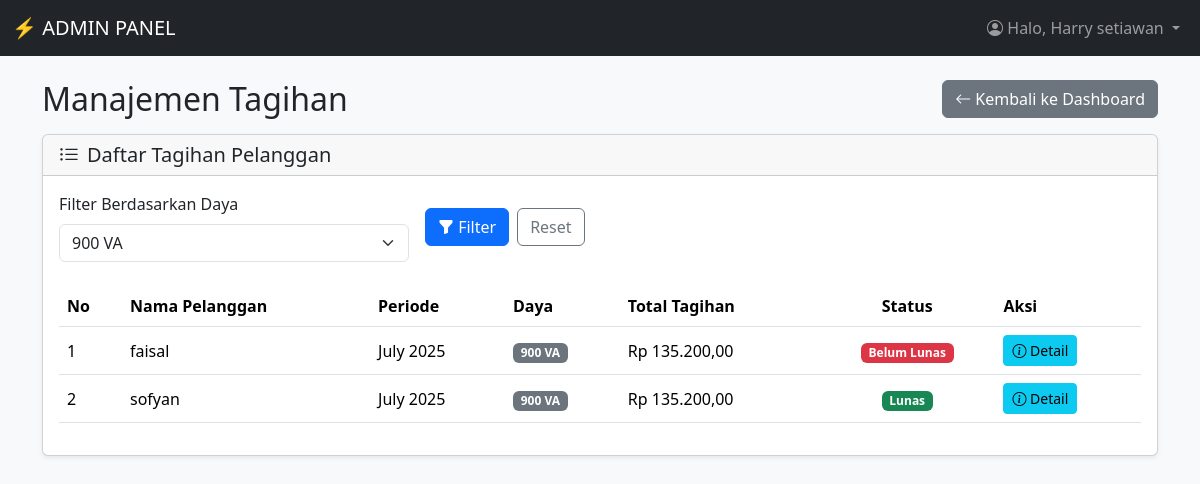
Page /admin/tagihan.php?daya=900 (signed in) on the committed database.
### tables this page shows
CREATE TABLE `tagihan` (
  `id_tagihan` int(11) NOT NULL,
  `id_penggunaan` int(11) NOT NULL,
  `jumlah_meter` float NOT NULL,
  `total_bayar` decimal(12,2) NOT NULL,
  `status` enum('belum_lunas','diproses','lunas') NOT NULL DEFAULT 'belum_lunas'
);

CREATE TABLE `users` (
  `id_user` int(11) NOT NULL,
  `username` varchar(50) NOT NULL,
  `password` varchar(255) NOT NULL,
  `nama_lengkap` varchar(100) NOT NULL,
  `role` enum('admin','pelanggan') NOT NULL,
  `reset_token` varchar(255) DEFAULT NULL,
  `token_expiry` datetime DEFAULT NULL
);

CREATE TABLE `penggunaan` (
  `id_penggunaan` int(11) NOT NULL,
  `id_pelanggan` int(11) NOT NULL,
  `bulan` int(2) NOT NULL,
  `tahun` year(4) NOT NULL,
  `meter_awal` float NOT NULL,
  `meter_akhir` float NOT NULL
);

CREATE TABLE `tarif` (
  `id_tarif` int(11) NOT NULL,
  `golongan_tarif` varchar(10) NOT NULL,
  `daya` int(11) NOT NULL,
  `tarif_per_kwh` decimal(10,2) NOT NULL
);

### admin/tagihan.php (the view, shortened to what this page needs)
<?php
require '../config/database.php';
$filter_daya = isset($_GET['daya']) ? $_GET['daya'] : '';
$where_clause = "";
if (!empty($filter_daya)) {
    if (is_numeric($filter_daya)) {
        $where_clause = "WHERE tarif.daya = " . intval($filter_daya);
    }
}
$query = "SELECT
            tagihan.id_tagihan,
            tagihan.total_bayar,
            tagihan.status,
            penggunaan.bulan,
            penggunaan.tahun,
            users.nama_lengkap,
            tarif.daya
          FROM tagihan
          JOIN penggunaan ON tagihan.id_penggunaan = penggunaan.id_penggunaan
          JOIN pelanggan ON penggunaan.id_pelanggan = pelanggan.id_pelanggan
          JOIN users ON pelanggan.id_user = users.id_user
          JOIN tarif ON pelanggan.id_tarif = tarif.id_tarif
          $where_clause
          ORDER BY penggunaan.tahun DESC, penggunaan.bulan DESC, users.nama_lengkap ASC";
$result = mysqli_query($koneksi, $query);
$query_daya = "SELECT DISTINCT daya FROM tarif ORDER BY daya ASC";
$result_daya = mysqli_query($koneksi, $query_daya);
require '../includes/header.php';
?>
<link rel="stylesheet" href="https://cdn.jsdelivr.net/npm/bootstrap-icons@1.11.3/font/bootstrap-icons.min.css">
<nav class="navbar navbar-expand-lg navbar-dark bg-dark sticky-top">
    <div class="container-fluid">
        <a class="navbar-brand" href="index.php">⚡ ADMIN PANEL</a>
        <div class="collapse navbar-collapse" id="navbarNav">
            <ul class="navbar-nav ms-auto">
                <li class="nav-item dropdown">
                    <a class="nav-link dropdown-toggle" href="#" id="navbarDropdown" role="button"
                        data-bs-toggle="dropdown" aria-expanded="false">
                        <i class="bi bi-person-circle"></i> Halo, <?= htmlspecialchars($_SESSION['nama_lengkap']); ?>
                    </a>
                </li>
            </ul>
        </div>
    </div>
</nav>
<div class="container mt-4">
    <div class="d-flex justify-content-between align-items-center mb-3">
        <h2 class="mb-0">Manajemen Tagihan</h2>
        <a href="index.php" class="btn btn-secondary"><i class="bi bi-arrow-left"></i> Kembali ke Dashboard</a>
    </div>
    <div class="card shadow-sm">
        <div class="card-header">
            <h5 class="mb-0"><i class="bi bi-list-ul me-2"></i>Daftar Tagihan Pelanggan</h5>
        </div>
        <div class="card-body">
            <form action="tagihan.php" method="GET" class="row g-3 align-items-center mb-4">
                <div class="col-md-4">
                    <label for="daya" class="form-label">Filter Berdasarkan Daya</label>
                    <select name="daya" id="daya" class="form-select">
                        <?php while ($row_daya = mysqli_fetch_assoc($result_daya)): ?>
                            <option value="<?= $row_daya['daya']; ?>" <?= ($filter_daya == $row_daya['daya']) ? 'selected' : ''; ?>>
                                <?= number_format($row_daya['daya']); ?> VA
                            </option>
                        <?php endwhile; ?>
                    </select>
                </div>
                <div class="col-md-4 d-flex align-items-end">
                    <button type="submit" class="btn btn-primary"><i class="bi bi-funnel-fill"></i> Filter</button>
                    <a href="tagihan.php" class="btn btn-outline-secondary ms-2">Reset</a>
                </div>
            </form>
            <div class="table-responsive">
                <table class="table table-hover align-middle">
                    <thead>
                        <tr>
                            <th>No</th>
                            <th>Nama Pelanggan</th>
                            <th>Periode</th>
                            <th>Daya</th>
                            <th>Total Tagihan</th>
                            <th class="text-center">Status</th>
                            <th>Aksi</th>
                        </tr>
                    </thead>
                    <tbody>
                        <?php if (mysqli_num_rows($result) > 0): ?>
                            <?php $no = 1; ?>
                            <?php while ($row = mysqli_fetch_assoc($result)): ?>
                                <tr>
                                    <td><?= $no++; ?></td>
                                    <td><?= htmlspecialchars($row['nama_lengkap']); ?></td>
                                    <td><?= date("F Y", mktime(0, 0, 0, $row['bulan'], 1, $row['tahun'])); ?></td>
                                    <td><span class="badge bg-secondary"><?= number_format($row['daya']); ?> VA</span></td>
                                    <td>Rp <?= number_format($row['total_bayar'], 2, ',', '.'); ?></td>
                                    <td class="text-center">
                                        <?php
                                        if ($row['status'] == 'belum_lunas') {
                                            echo '<span class="badge bg-danger">Belum Lunas</span>';
                                        } elseif ($row['status'] == 'diproses') {
                                            echo '<span class="badge bg-warning text-dark">Diproses</span>';
                                        } else {
                                            echo '<span class="badge bg-success">Lunas</span>';
                                        }
                                        ?>
                                    </td>
                                    <td>
                                        <a href="detail_tagihan.php?id=<?= $row['id_tagihan']; ?>"
                                            class="btn btn-sm btn-info"><i class="bi bi-info-circle"></i> Detail</a>
                                    </td>
                                </tr>
                            <?php endwhile; ?>
                        <?php else: ?>
                            <tr>
                                <td colspan="7" class="text-center">Data tagihan tidak ditemukan.</td>
                            </tr>
                        <?php endif; ?>
                    </tbody>
                </table>
            </div>
        </div>
    </div>
</div>
<?php require '../includes/footer.php'; ?>

### rows in the picture
tagihan: users.nama_lengkap "faisal", id_penggunaan.tahun "July 2025", tarif.daya "900", total_bayar "135.200,00", status "Belum Lunas"
tagihan: users.nama_lengkap "sofyan", id_penggunaan.tahun "July 2025", tarif.daya "900", total_bayar "135.200,00", status "Lunas"

### other values in the picture
$_SESSION['nama_lengkap'] "Harry setiawan"
form field daya "900 VA"
